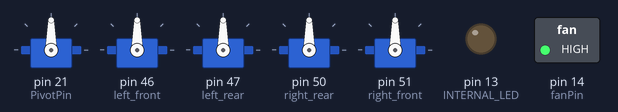
The sketch below on a simulated Arduino Mega 2560, built with avr-gcc and run on an emulated ATmega2560. On the bench: 5 × servo, switched loads named in the sketch (green lamp = pin HIGH), output pins drawn as LEDs (lit = HIGH).

Above: at 0.05 s.
At 1.0 s:
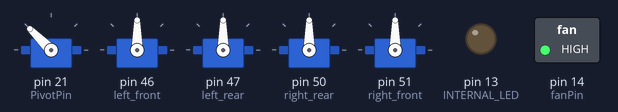
At 2.0 s:
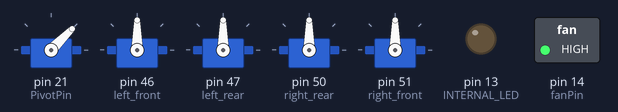
Timing chart, 0 to 3.0 s (numbered marks = the images above):
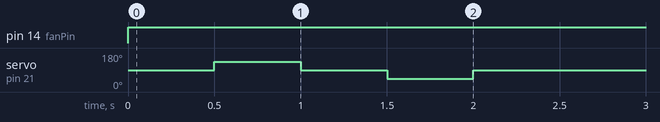

Measured:
- by itself, pin 14 (fanPin): LOW → HIGH at 0.00 s
- by itself, servo on pin 21 (PivotPin): repeats every 2.5 s: 90° 0.50 s, 45° 0.50 s, 90° 1.0 s, 135° 0.50 s

The sketch:

sketch_may2a_copy_20230502152738.ino
```cpp
#include <SoftwareSerial.h>
#include <Servo.h>
#include <avr/io.h>
#include <math.h>


Servo left_front_motor;   // create servo object to control Vex Motor Controller 29
Servo left_rear_motor;    // create servo object to control Vex Motor Controller 29
Servo right_rear_motor;   // create servo object to control Vex Motor Controller 29
Servo right_front_motor;  // create servo object to control Vex Motor Controller 29

Servo Pivot;

#define PivotPin 21

#define L1 7.6    //Lengths
#define L2 8.875  //Lengths


//motor pins
const byte left_front = 46;
const byte left_rear = 47;
const byte right_rear = 50;
const byte right_front = 51;


//global variables
long duration = 0;  // variable for the duration of sound wave travel
int distance = 0;   // variable for the distance measurement


byte serialRead = 0;  //for control serial communication
int signalADC = 0;    // the read out signal in 0-1023 corresponding to 0-5v


//wireless communication variables
#define INTERNAL_LED 13
#define BLUETOOTH_RX 10   // Serial Data input pin
#define BLUETOOTH_TX 11   // Serial Data output pin
#define STARTUP_DELAY 10  // Seconds
#define LOOP_DELAY 2      // miliseconds
#define SAMPLE_DELAY 10   // miliseconds


#define OUTPUTMONITOR 0  // USB Serial Port
#define OUTPUTPLOTTER 0
#define OUTPUTBLUETOOTHMONITOR 1  // Bluetooth Serial Port
SoftwareSerial BluetoothSerial(BLUETOOTH_RX, BLUETOOTH_TX);


//ultrasonic global variables
#define echoPin A4  // attach pin A4 Arduino to pin Echo of HC-SR04
#define trigPin A5  //attach pin A5 Arduino to pin Trig of HC-SR04
#define fanPin 14    //attach pin 0 to fan


void setup() {
  // put your setup code here, to run once:

  Serial.begin(9600);
  BluetoothSerial.begin(9600);

  pinMode(trigPin, OUTPUT);  // Sets the trigPin as an OUTPUT
  pinMode(echoPin, INPUT);   // Sets the echoPin as an INPUT
  pinMode(INTERNAL_LED, OUTPUT);
  pinMode(fanPin, OUTPUT);

  Pivot.attach(PivotPin, 560, 2610);

  enable_motors();
}


int measuredistanceUltrasonic(void) {
  digitalWrite(trigPin, LOW);
  delayMicroseconds(2);
  digitalWrite(trigPin, HIGH);  // Sets the trigPin HIGH (ACTIVE) for 10 microseconds
  delayMicroseconds(10);
  digitalWrite(trigPin, LOW);
  duration = pulseIn(echoPin, HIGH);  // Reads the echoPin, returns the sound wave travel time in microseconds
  distance = duration * 0.034 / 2;    // Calculating the distance and dividing by 2 (distance to and from)


  return distance;
}


void driveMaxDistance() {

  int angleOfMaxDistance = FindMaxDistanceAngle(360);
  openLoopTurn(angleOfMaxDistance);
  openLoopDrive(measuredistanceUltrasonic() / 2);  //might need work if cant do int/2
}


int FindMaxDistanceAngle(int angle) {
  int adjustFactor = 10;
  int motorPower = 200;
  int maxDistanceTime = 0;
  int maxDistanceObserved = 0;
  int currentDistance;


  if (angle < 0) {
    motorPower = -200;
  }


  int turningTimeMs = abs(angle) * adjustFactor;


  //enable motors?


  for (int i = 0; i < turningTimeMs; i++) {

    left_front_motor.writeMicroseconds(saturate(1500 + motorPower, 850, 2150));
    right_front_motor.writeMicroseconds(saturate(1500 - motorPower, 850, 2150));
    left_rear_motor.writeMicroseconds(saturate(1500 + motorPower, 850, 2150));
    right_rear_motor.writeMicroseconds(saturate(1500 - motorPower, 850, 2150));

    currentDistance = measuredistanceUltrasonic();

    if (currentDistance > maxDistanceObserved) {
      maxDistanceObserved = currentDistance;
      maxDistanceTime = i;
    }

    delay(1);
  }

  return maxDistanceTime / adjustFactor;
}


void openLoopDrive(int distance) {

  int adjustFactor = 10;
  int motorPower = 200;


  if (distance < 0) {
    motorPower = -200;
  }


  int turningTimeMs = abs(distance) * adjustFactor;


  enable_motors();

  for (int i = 0; i < turningTimeMs; i++) {


    left_front_motor.writeMicroseconds(saturate(1500 + motorPower, 850, 2150));
    right_front_motor.writeMicroseconds(saturate(1500 + motorPower, 850, 2150));
    left_rear_motor.writeMicroseconds(saturate(1500 + motorPower, 850, 2150));
    right_rear_motor.writeMicroseconds(saturate(1500 + motorPower, 850, 2150));


    delay(1);
  }

  disable_motors();
}


void openLoopTurn(int angle) {
  int adjustFactor = 10;
  int motorPower = 200;


  if (angle < 0) {
    motorPower = -200;
  }


  int turningTimeMs = abs(angle) * adjustFactor;

  enable_motors();

  for (int i = 0; i < turningTimeMs; i++) {


    left_front_motor.writeMicroseconds(saturate(1500 + motorPower, 850, 2150));
    right_front_motor.writeMicroseconds(saturate(1500 + motorPower, 850, 2150));
    left_rear_motor.writeMicroseconds(saturate(1500 + motorPower, 850, 2150));
    right_rear_motor.writeMicroseconds(saturate(1500 + motorPower, 850, 2150));

    delay(1);
  }
  disable_motors();
}


double saturate(double u, double min_val, double max_val) {
  return fmin(fmax(u, min_val), max_val);
}


void enable_motors() {
  left_front_motor.attach(left_front);    // attaches the servo on pin left_front to turn Vex Motor Controller 29 On
  left_rear_motor.attach(left_rear);      // attaches the servo on pin left_rear to turn Vex Motor Controller 29 On
  right_rear_motor.attach(right_rear);    // attaches the servo on pin right_rear to turn Vex Motor Controller 29 On
  right_front_motor.attach(right_front);  // attaches the servo on pin right_front to turn Vex Motor Controller 29 On
}


void disable_motors() {
  left_front_motor.attach(1500);   // attaches the servo on pin left_front to turn Vex Motor Controller 29 On
  left_rear_motor.attach(1500);    // attaches the servo on pin left_rear to turn Vex Motor Controller 29 On
  right_rear_motor.attach(1500);   // attaches the servo on pin right_rear to turn Vex Motor Controller 29 On
  right_front_motor.attach(1500);  // attaches the servo on pin right_front to turn Vex Motor Controller 29 On
}


void loop() {
  // put your main code here, to run repeatedly:


  // Serial.println(millis());
  // Pivot.write(0);
  //   delay(2000);
  // Serial.println(millis());
 digitalWrite(fanPin, HIGH);
 Pivot.write(90);
 delay(500);
 Pivot.write(135);
 delay(500);
 Pivot.write(90);
 delay(500);
 Pivot.write(45);
 delay(500);
 Pivot.write(90);
 delay(500);

  //int angle = FindMaxDistanceAngle(360);
  //Serial.println(angle);
  // openLoopTurn(-90);
  // delay(2000);
  // Serial.println("ecksdee");
  // openLoopTurn(90);
  // openLoopTurn(180);


}
```
